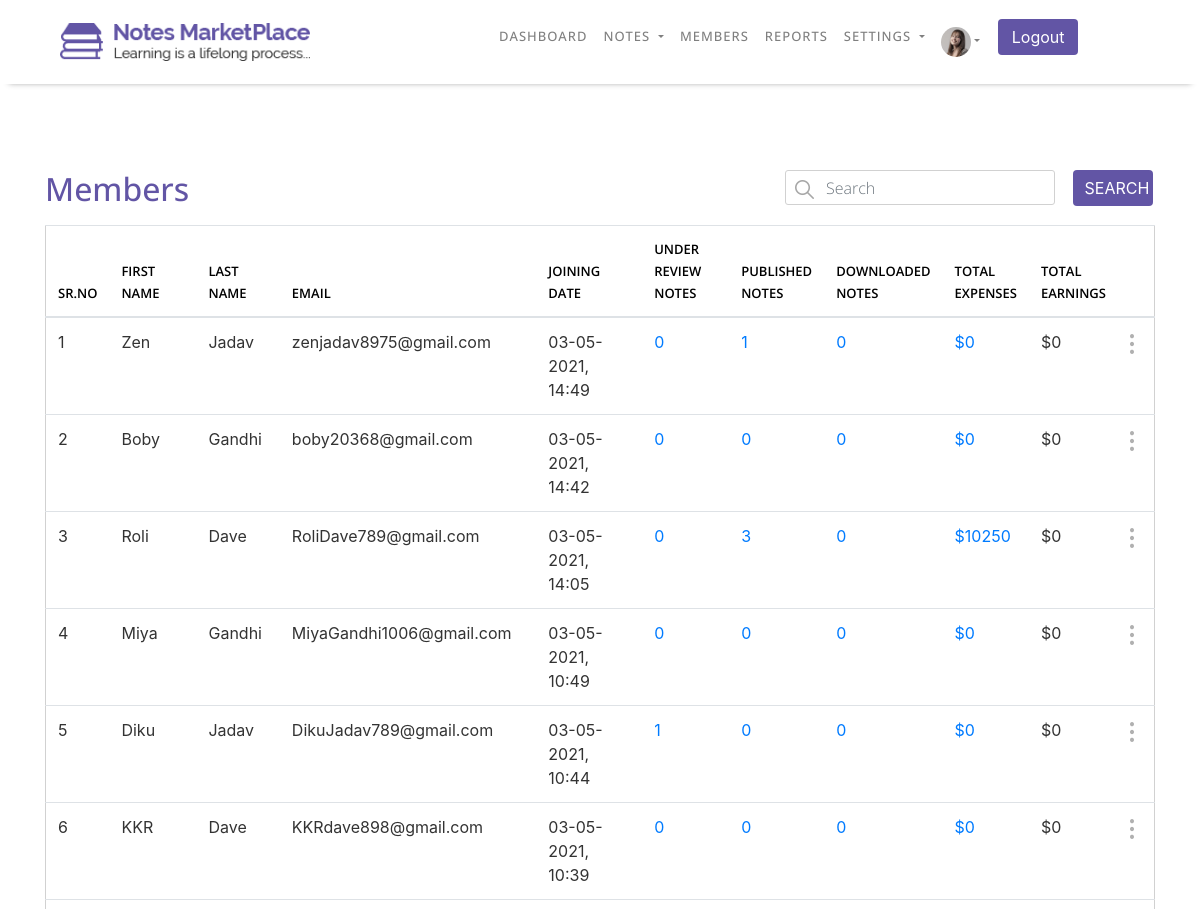
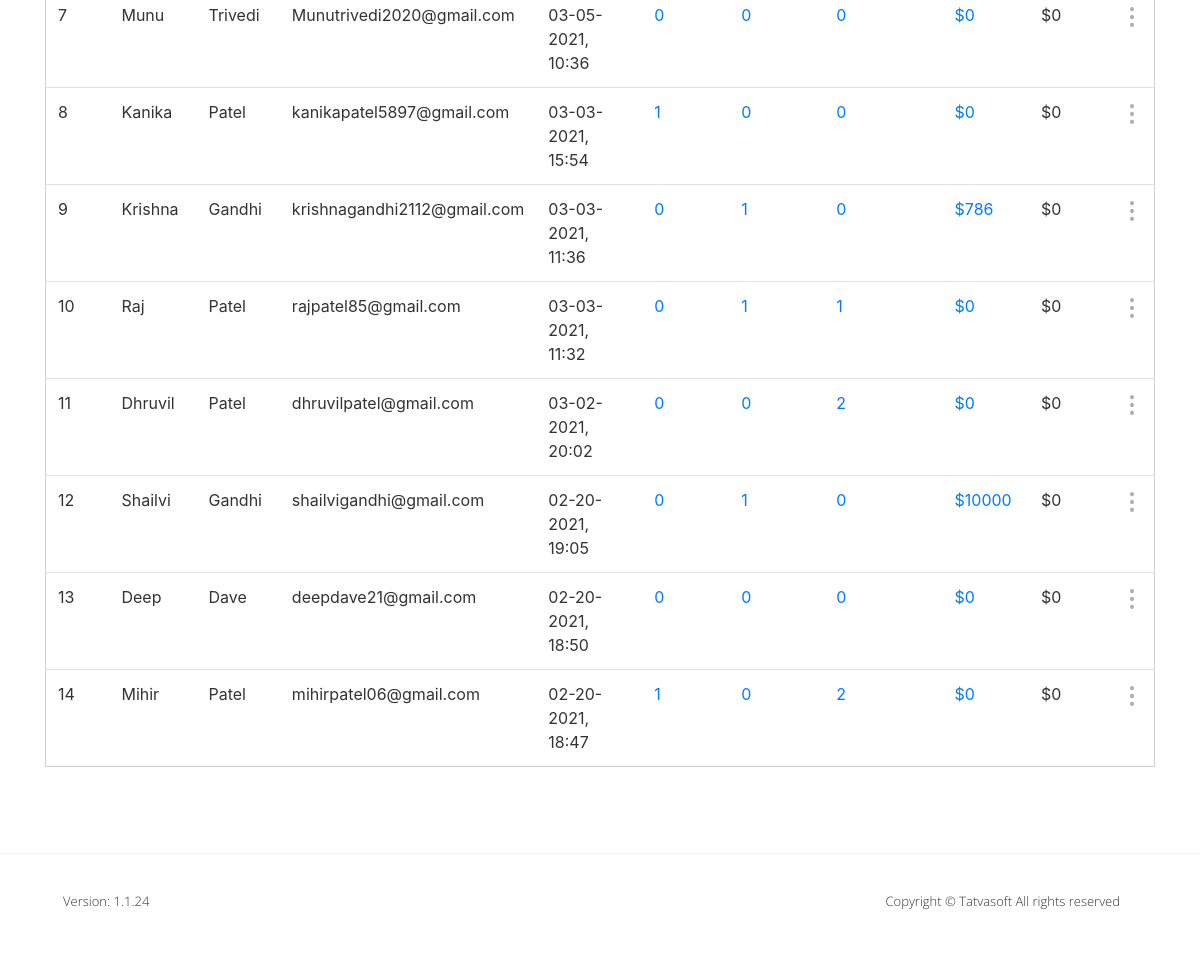
The app's page /NOTESMARKETPLACE/Admin/Members.php (signed in), older data (2 pictures, top to bottom).
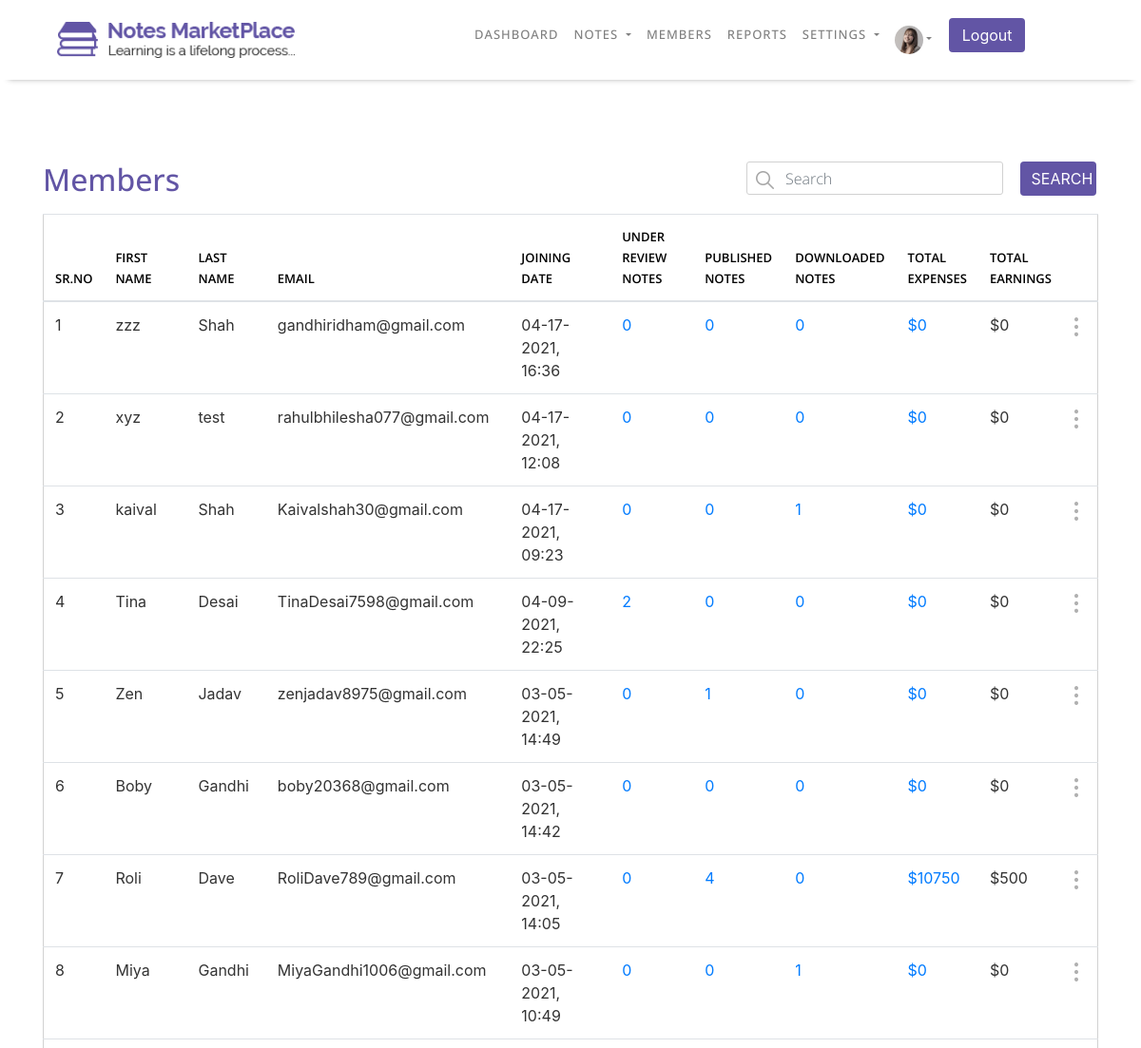
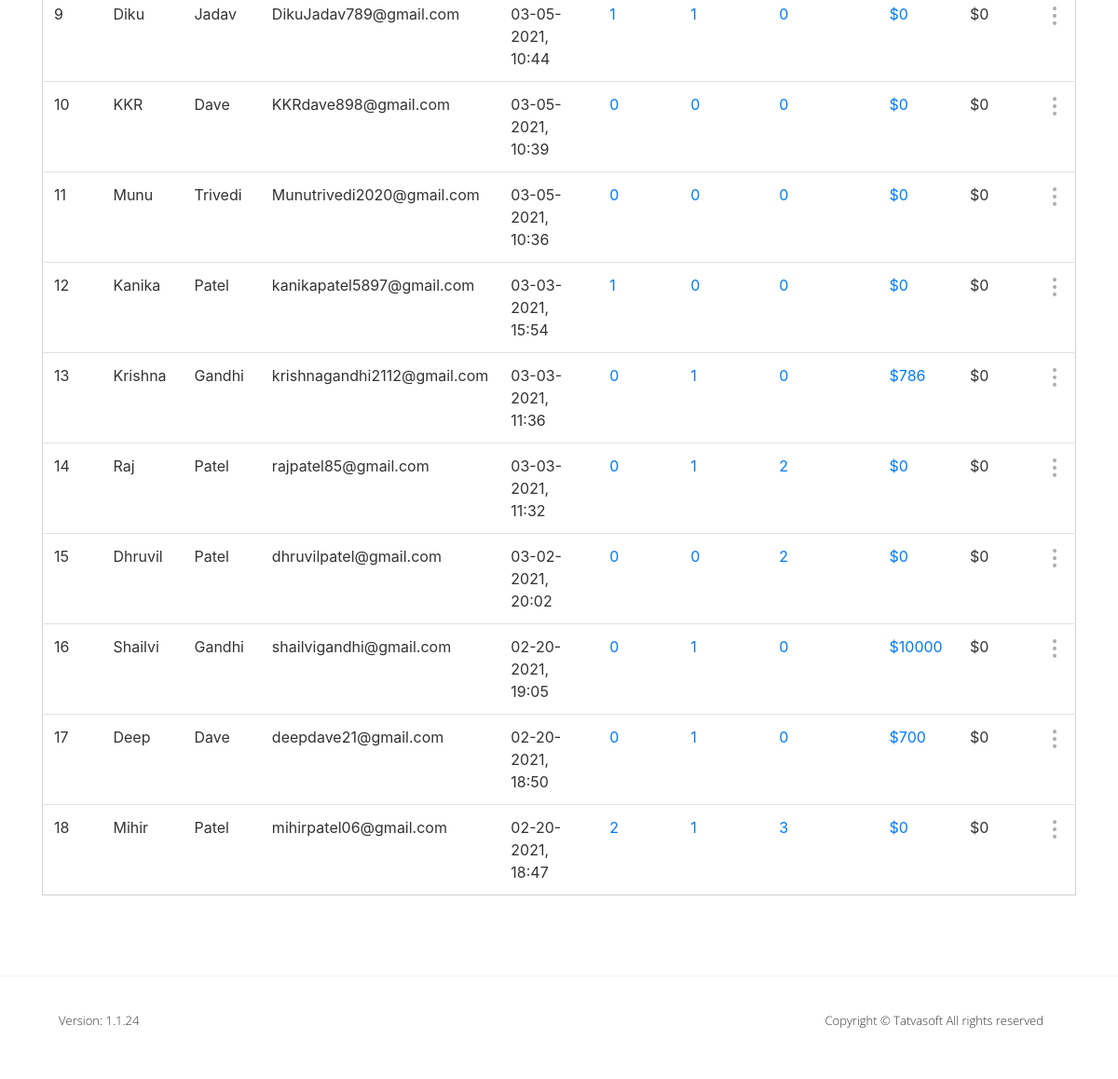
The same page, newer data (2 pictures, top to bottom).
### tables this page shows
CREATE TABLE `users` (
  `ID` int(11) NOT NULL COMMENT 'PRIMARY KEY',
  `RoleID` int(11) NOT NULL COMMENT 'FOREIGN KEY relationship with UserRoles table',
  `FirstName` varchar(50) NOT NULL COMMENT 'Required Information',
  `LastName` varchar(50) NOT NULL COMMENT 'Required Information',
  `EmailID` varchar(100) NOT NULL COMMENT 'Required Information | Unique EmailID across table.',
  `Password` varchar(24) NOT NULL COMMENT 'Required Information',
  `IsEmailVerified` bit(2) DEFAULT b'0' COMMENT 'Required Information, Default set to false.',
  `CreatedDate` datetime DEFAULT current_timestamp() COMMENT 'Date and time when system has created a record.',
  `CreatedBy` int(11) DEFAULT NULL COMMENT 'UserID who has created this record.',
  `ModifiedDate` datetime DEFAULT current_timestamp() COMMENT 'date and time when system has updated a record.',
  `ModifiedBy` int(11) DEFAULT NULL COMMENT 'UserID who updateds this record.',
  `IsActive` bit(2) NOT NULL DEFAULT b'1' COMMENT 'Required Information, default set to true.'
);

### NOTESMARKETPLACE/Admin/Members.php (the view, shortened to what the changed rows need)
<?php include "Config/Database-Connection.php"; ?>
    <?php
        if(isset($_SESSION['loggedin']) && $_SESSION['loggedin'] = true){
            include "Header.php";
        }else{
            header("Location: ../Login.php");
        }
    ?>
    <section id="members">
        <div class="content-box-lg">
            <div class="container">
                <div class="row members-row">
                    <div class="col-md-6 col-sm-6 col-6">
                        <div class="horizontal-heading">
                            <h2>Members</h2>
                        </div>
                    </div>
                </div>
                <div class="row members-row">
                    <div class="col-md-12 col-sm-12 col-12">
                        <div class="table-responsive">
                            <table class="table" id="Members_table">
                                <thead>
                                    <tr>
                                        <th scope="col">SR.NO</th>
                                        <th scope="col">FIRST NAME</th>
                                        <th scope="col">LAST NAME</th>
                                        <th scope="col">EMAIL</th>
                                        <th scope="col">JOINING DATE</th>
                                        <th scope="col">UNDER REVIEW<br>NOTES</th>
                                        <th scope="col">PUBLISHED<br>NOTES</th>
                                        <th scope="col">DOWNLOADED<br>NOTES</th>
                                        <th scope="col">TOTAL<br>EXPENSES</th>
                                        <th scope="col">TOTAL<br>EARNINGS</th>
                                        <th scope="col"></th>
                                    </tr>
                                </thead>
                                <tbody>
                            <?php
                                $query = "SELECT * FROM users WHERE RoleID=2 AND IsActive=1 ORDER BY CreatedDate DESC ";
                                $Search_all = mysqli_query($connection,$query);
                                if(mysqli_num_rows($Search_all)!=0){
                                    $j=1;
                                    while($row =mysqli_fetch_assoc($Search_all)){
                                        $ID = $row['ID'];
                                        $FirstName = $row['FirstName'];
                                        $LastName = $row['LastName'];
                                        $EmailID = $row['EmailID'];
                                        $CreatedDate = $row['CreatedDate'];
                                        $JOININGDATE = date("m-d-Y, H:i",
                                        strtotime($CreatedDate));
                                        $query = "SELECT * FROM sellernotes WHERE SellerID=$ID
                                        AND Status IN(7,8)";
                                        $Notes_Under_Review = mysqli_query($connection,$query);
                                        $Notes_Under_Review_Count = mysqli_num_rows($Notes_Under_Review);
                                        $Total_Earned = 0;
                                        $query = "SELECT * FROM sellernotes WHERE SellerID=$ID
                                        AND Status=9";
                                        $Published_Notes = mysqli_query($connection,$query);
                                        while($row = mysqli_fetch_assoc($Published_Notes)){
                                            $Price = $row['SellingPrice'];
                                            $Total_Earned = $Total_Earned + $Price;
                                        }
                                        $Published_Notes_Count = mysqli_num_rows($Published_Notes);
                                        $Total_Expenses = 0;
                                        $query = "SELECT * FROM downloads WHERE Seller=$ID
                                        AND IsAttachmentDownloaded=1";
                                        $SoldNotes = mysqli_query($connection,$query);
                                        while($row = mysqli_fetch_assoc($SoldNotes)){
                                            $Price = $row['PurchasedPrice'];
                                            $Total_Expenses = $Total_Expenses + $Price;
                                        }
                                        $query = "SELECT * FROM downloads WHERE Downloader=$ID AND IsAttachmentDownloaded=1";
                                        $Downloads = mysqli_query($connection,$query);
                                        $Downloads_Count = mysqli_num_rows($Downloads);
                                        echo "<tr><td>$j</td>
                                                <td>$FirstName</td>
                                                <td>$LastName</td>
                                                <td>$EmailID</td>
                                                <td>$JOININGDATE</td>
                                                <td><a href='Notes_Under_Review.php?UserID=$ID'>$Notes_Under_Review_Count</a></td>
                                                <td><a href='Published_Notes.php?UserID=$ID'>$Published_Notes_Count</a></td>
                                                <td><a href='Downloaded_Notes.php?UserID=$ID'>$Downloads_Count</a></td>
                                                <td><a href='Downloaded_Notes.php?UserID=$ID'>$$Total_Earned</a></td>
                                                <td>$$Total_Expenses</td>
                                                <td>
                                                    <div class='dropdown'>
                                                        <img src='images/tables/dots.png' alt='Setting Image' class='dropbtn'>
                                                        <div class='dropdown-content'>
                                                            <a href='Member_Details.php?Member=$ID'>View More Details</a>
                                                            <a href='Members.php?Deactivate=$ID' onclick='return
                                                            Deactivate()'>Deactivate</a>
                                                        </div>
                                                    </div>
                                                </td>
                                            </tr>";
                                        $j++;
                                    }
                                }
                            ?>
                                </tbody>
                            </table>
                        </div>
                    </div>
                </div>
            </div>
        </div>
    </section>
<?php include "Footer.php"; ?>

Row changes from the older to the newer data that the page shows:
added users: FirstName "zzz", LastName "Shah", EmailID "gandhiridham@gmail.com", CreatedDate "04-17-2021, 16:36", Notes_Under_Review_Count "0", Published_Notes_Count "0", Downloads_Count "0", Total_Earned "0", Total_Expenses "0"
added users: FirstName "xyz", LastName "test", EmailID "rahulbhilesha077@gmail.com", CreatedDate "04-17-2021, 12:08", Notes_Under_Review_Count "0", Published_Notes_Count "0", Downloads_Count "0", Total_Earned "0", Total_Expenses "0"
added users: FirstName "kaival", LastName "Shah", EmailID "Kaivalshah30@gmail.com", CreatedDate "04-17-2021, 09:23", Notes_Under_Review_Count "0", Published_Notes_Count "0", Downloads_Count "1", Total_Earned "0", Total_Expenses "0"
now on this page (row edited): users: FirstName "Tina", LastName "Desai", EmailID "TinaDesai7598@gmail.com", CreatedDate "04-09-2021, 22:25", Notes_Under_Review_Count "2", Published_Notes_Count "0", Downloads_Count "0", Total_Earned "0", Total_Expenses "0"
computed for users "Roli": Published_Notes_Count "3" → "4"; Total_Earned "10250" → "10750"; Total_Expenses "0" → "500"
computed for users "Miya": Downloads_Count "0" → "1"
computed for users "Diku": Published_Notes_Count "0" → "1"
computed for users "Raj": Downloads_Count "1" → "2"
computed for users "Deep": Published_Notes_Count "0" → "1"; Total_Earned "0" → "700"
computed for users "Mihir": Notes_Under_Review_Count "1" → "2"; Published_Notes_Count "0" → "1"; Downloads_Count "2" → "3"
